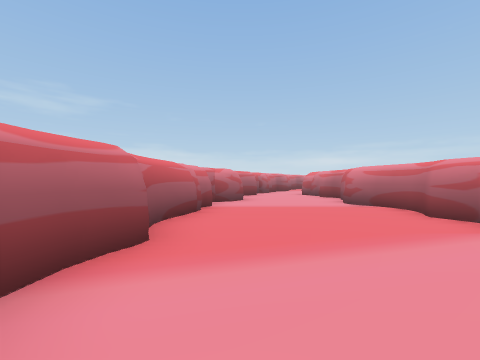
[1] (above)

23 first-person views from a walk through a 3-D level made in the Unity game engine. The camera is 1.4 m above the floor, looks level and sees 90° across. The floor is counted in squares, 2 m on a side. Each view is taken from the middle of a square. On the plan, view 1 faces up. The plan holds only what a view shows up to about 9 squares ahead; the rest is blank. The place goes on beyond the plan. The player is left out.

[2]
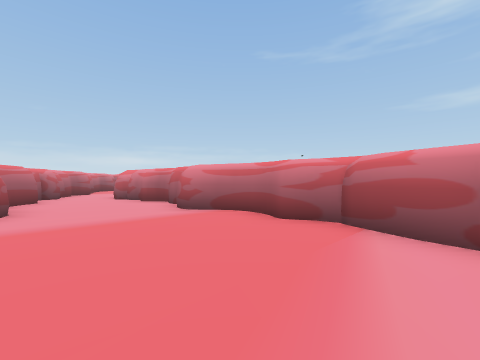

[3]
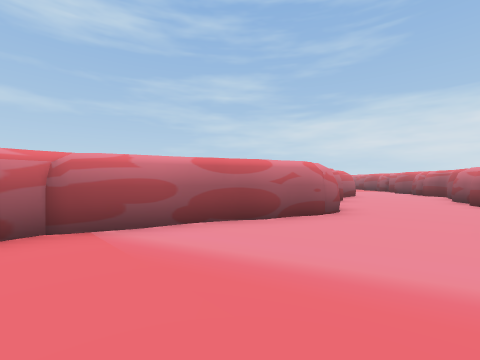

[4]
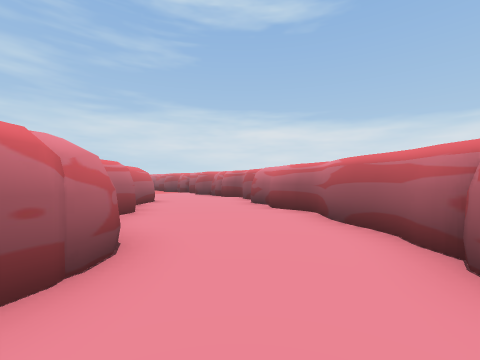

[5]
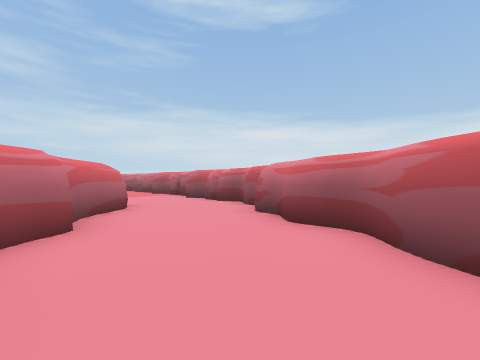

[6]
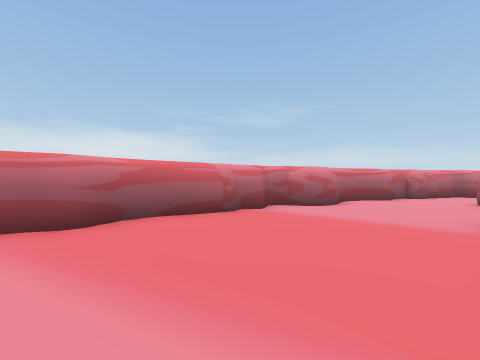

[7]
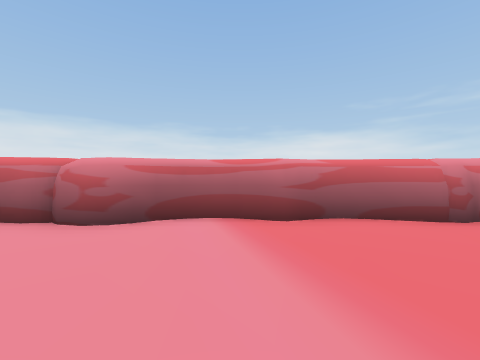

[8]
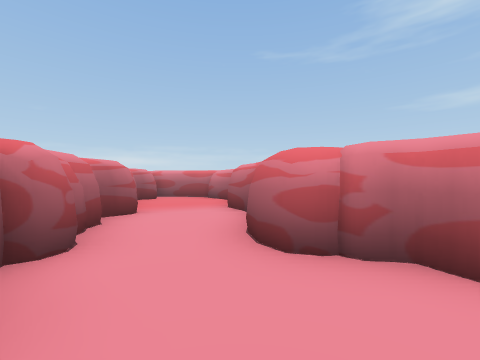

[9]
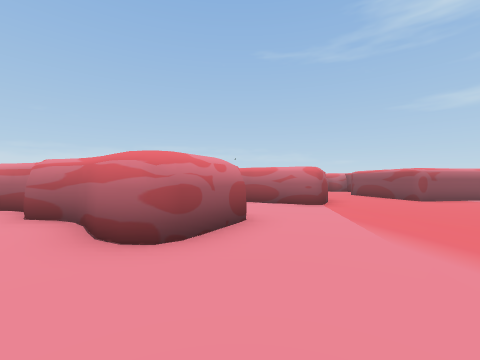

[10]
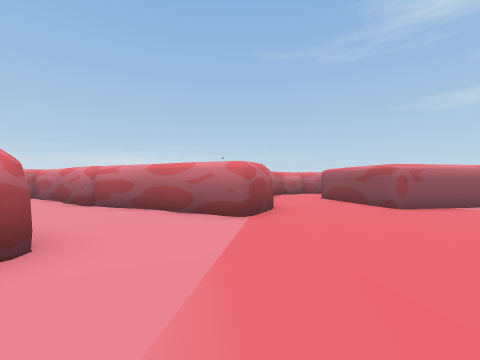

[11]
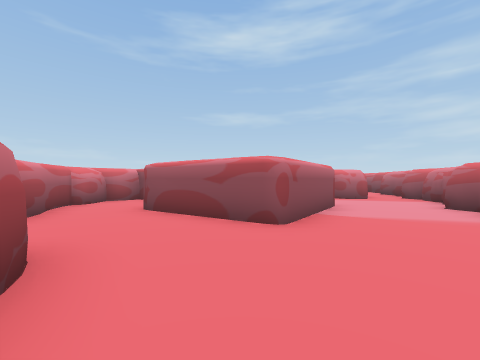

[12]
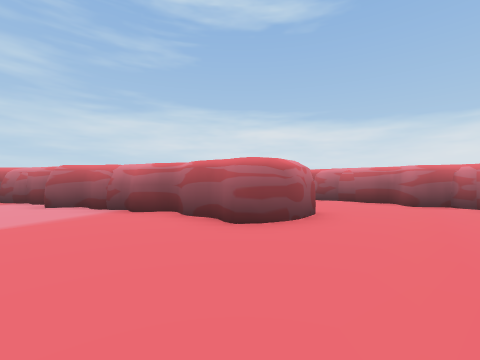

[13]
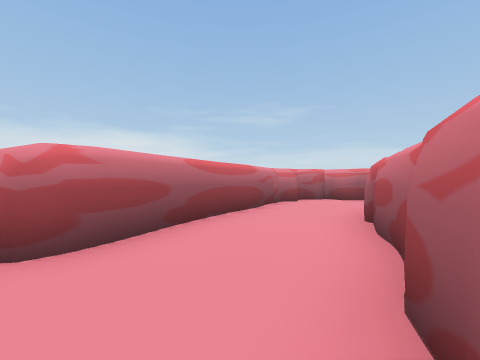

[14]
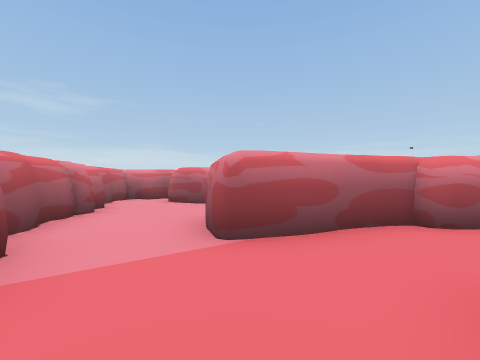

[15]
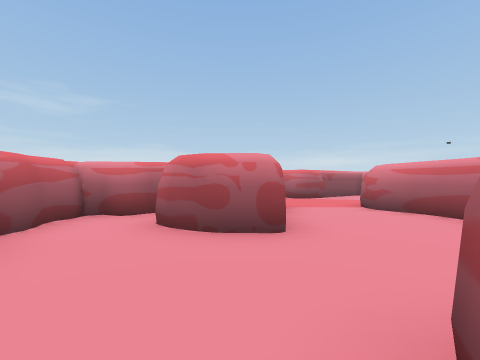

[16]
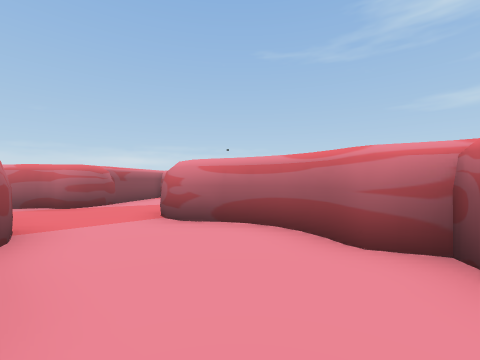

[17]
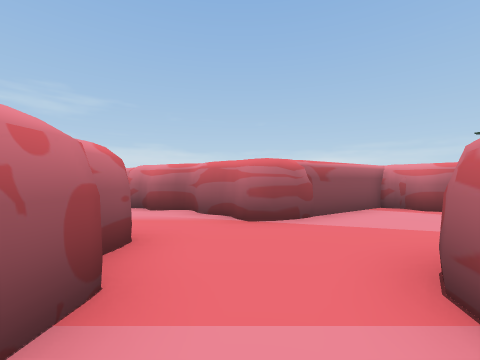

[18]
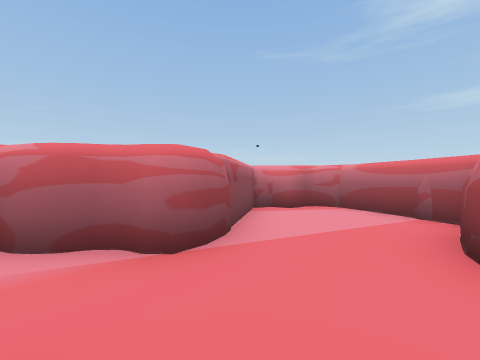

[19]
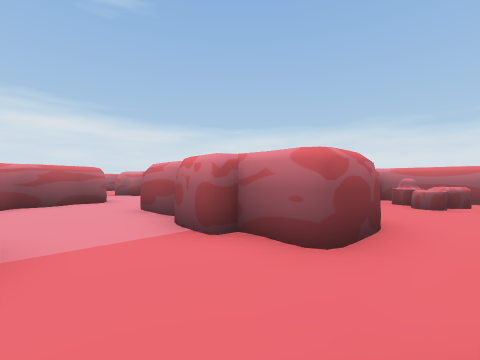

[20]
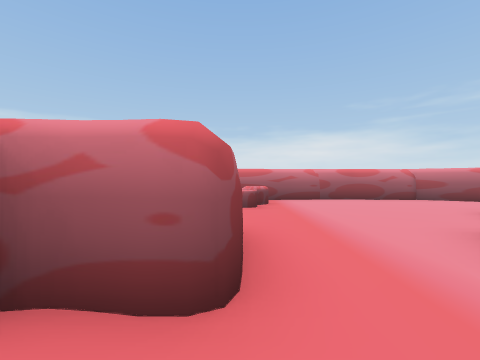

[21]
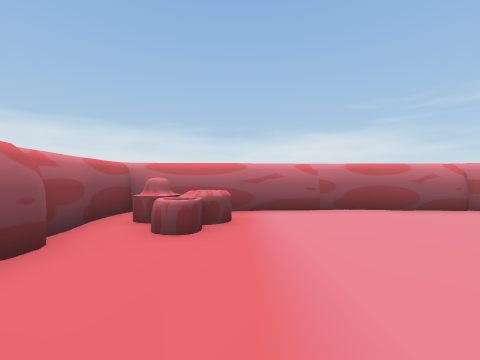

[22]
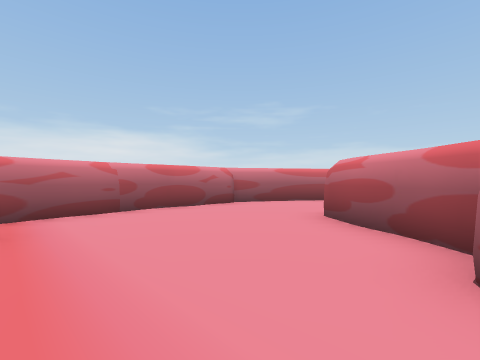

[23]
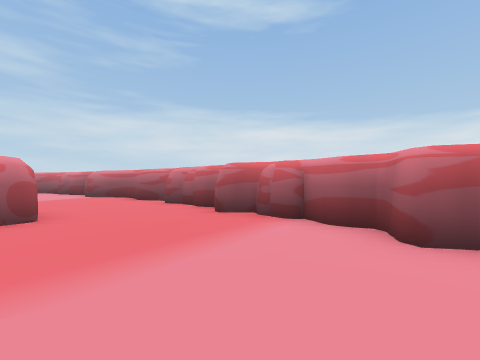

### Floor plan
Key: @ floor where view 1 was taken; # wall or solid block; . floor; = window, fence, low wall or low ledge; ^ raised ledge.
Columns run from 2 left of view 1 to 19 right of it. Each row starts with its distance up from view 1.
 14    ##..###
 13   ##...##..
 12   #...###..
 11   #..###...##
 10   #...##....##
  9  ##...##.....#
  8  #....##.....#### ####
  7  #....##........###..#
  6  #....##.=...........#
  5 ##....##.^^..##......#
  4 #.....##...#  #...####
  3 #.....######  ##..#
  2 #.....#########...#
  1 #....##..##..##...#
  0 ##@..##...##......#
 -1  #...##...##......#
 -2  #...##...##...####
 -3  #....##..##...######
 -4  #....##...##..#....#
 -5  ##...##...##.......#
 -6   #...###..###...#
 -7   #...###.......##
 -8   #............##
 -9   ##...........###
-10    ##............#
-11     ##......#.......
-12      #.....###......#
-13      ##..... #####...
-14       ##.....    ##..
-15        ##.....    ###
-16         ##.....
-17          ###...

Positions as (right, up) in squares from view 1, and headings:
1: (0, 0), facing up
2: (0, 2), facing up-right
3: (0, 4), facing down-right
4: (1, 1), facing down
5: (1, -1), facing down
6: (3, 2), facing up-left
7: (3, 2), facing left
8: (1, 10), facing up-right
9: (3, -10), facing up-right
10: (6, -10), facing up-right
11: (9, -8), facing right
12: (10, -7), facing down
13: (9, -7), facing up-left
14: (13, -7), facing up
15: (12, -3), facing up
16: (13, -1), facing up-right
17: (14, 2), facing up
18: (13, 4), facing up-right
19: (15, 6), facing down-left
20: (14, 5), facing left
21: (11, 6), facing left
22: (11, 6), facing up-left
23: (5, -8), facing down
